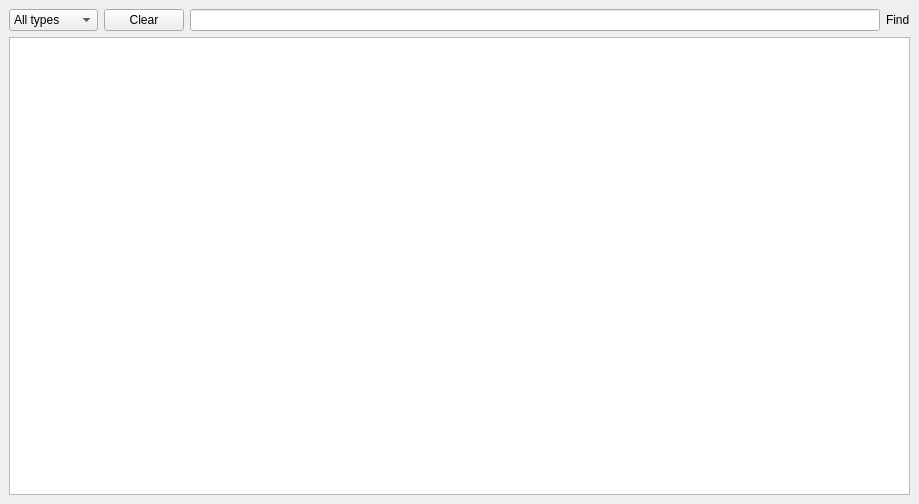
<?xml version="1.0" encoding="UTF-8"?>
<ui version="4.0">
 <class>MainWindow</class>
 <widget class="QMainWindow" name="MainWindow">
  <property name="geometry">
   <rect>
    <x>0</x>
    <y>0</y>
    <width>919</width>
    <height>504</height>
   </rect>
  </property>
  <property name="windowTitle">
   <string>Logger</string>
  </property>
  <widget class="QWidget" name="centralwidget">
   <layout class="QVBoxLayout" name="verticalLayout">
    <item>
     <layout class="QHBoxLayout" name="horizontalLayout">
      <item>
       <widget class="QComboBox" name="comboBox">
        <item>
         <property name="text">
          <string>All types</string>
         </property>
        </item>
        <item>
         <property name="text">
          <string>Information</string>
         </property>
        </item>
        <item>
         <property name="text">
          <string>Warning</string>
         </property>
        </item>
        <item>
         <property name="text">
          <string>Errors</string>
         </property>
        </item>
        <item>
         <property name="text">
          <string>Debug</string>
         </property>
        </item>
       </widget>
      </item>
      <item>
       <widget class="QPushButton" name="clearButton">
        <property name="text">
         <string>Clear</string>
        </property>
       </widget>
      </item>
      <item>
       <widget class="QLineEdit" name="lineEdit"/>
      </item>
      <item>
       <widget class="QLabel" name="label">
        <property name="text">
         <string>Find</string>
        </property>
       </widget>
      </item>
     </layout>
    </item>
    <item>
     <widget class="QTextBrowser" name="textBrowser"/>
    </item>
   </layout>
  </widget>
 </widget>
 <resources/>
 <connections/>
</ui>
